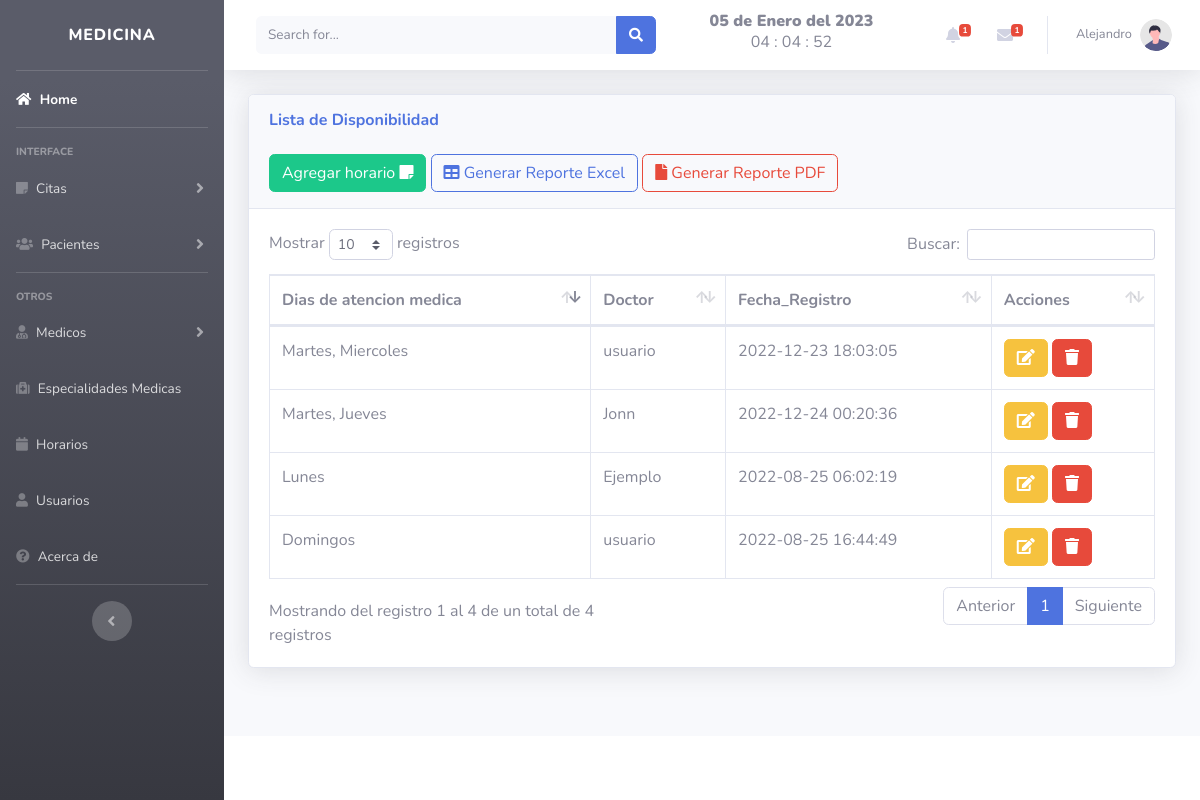
The app's page /views/horarios.php (signed in) with its own data.
### tables this page shows
CREATE TABLE `horario` (
  `id` int(11) NOT NULL,
  `dias` varchar(250) NOT NULL,
  `id_doctor` int(11) NOT NULL,
  `fecha` timestamp NOT NULL DEFAULT current_timestamp()
);

CREATE TABLE `doctor` (
  `id` int(11) NOT NULL,
  `cedula` int(50) NOT NULL,
  `name` varchar(50) NOT NULL,
  `apellidos` varchar(150) NOT NULL,
  `correo` varchar(50) NOT NULL DEFAULT 'current_timestamp()',
  `id_horario` int(11) NOT NULL,
  `id_especialidad` int(11) NOT NULL,
  `sexo` varchar(50) NOT NULL,
  `telefono` varchar(50) NOT NULL,
  `direccion` varchar(150) NOT NULL,
  `fecha` date NOT NULL,
  `fecha_registro` timestamp NOT NULL DEFAULT current_timestamp(),
  `id_rol` int(11) NOT NULL
);

### views/horarios.php (the view, shortened to what this page needs)
<?php
$typeUser = $_SESSION['rol'];
if($typeUser === '2' || $typeUser ==='1'){
    ?>
<!DOCTYPE html>
<html lang="en">
<head>
</head>
<?php include "../includes/header.php";?>
<body id="page-top">
                <div class="container-fluid">
                    <div class="card shadow mb-4">
                        <div class="card-header py-3">
                            <h6 class="m-0 font-weight-bold text-primary">Lista de Disponibilidad</h6>
                            <br>
                            <button type="button" class="btn btn-success" data-toggle="modal" data-target="#horario">
				            <span class="glyphicon glyphicon-plus"></span> Agregar horario  <i class="fa fa-sticky-note" aria-hidden="true"></i> </a></button>
                            <a href="../includes/r_horarios.php" class="btn btn-outline-primary">
                                <i class="fa fa-table" aria-hidden="true"></i> Generar Reporte Excel</a>
                            <a href="../includes/reporte_hora.php" class="btn btn-outline-danger">
                            <i class="fa fa-file" aria-hidden="true"></i>  Generar Reporte PDF</a>
                        </div>
                        <div class="card-body">
                            <div class="table-responsive">
                                <table class="table table-bordered" id="dataTable" width="100%" cellspacing="0">
                                    <thead>
                                        <tr>
                                            <th>Dias de atencion medica</th>
                                            <th>Doctor</th>
                                            <th>Fecha_Registro</th>
                                            <th>Acciones</th>
                                        </tr>
                                    </thead>
				<?php
include "../includes/db.php";
$result=mysqli_query($conexion,"SELECT h.id, h.dias, h.id_doctor, h.fecha, d.name  FROM horario h
INNER JOIN doctor d ON h.id_doctor = d.id ");
while ($fila = mysqli_fetch_assoc($result)):
?>
<tr>
<td><?php echo $fila['dias']; ?></td>
<td><?php echo $fila['name']; ?></td>
<td><?php echo $fila['fecha']; ?></td>
<td>
<a class="btn btn-warning" href="../includes/editar_horario.php?id=<?php echo $fila['id']?> ">
<i  class="fa fa-edit "></i> </a>
<a href="../includes/eliminar_horario.php?id=<?php echo $fila['id']?> " class="btn btn-danger btn-del" >
<i  class="fa fa-trash "></i></a></button>
</td>
</tr>
<?php endwhile;?>
                                </table>
                            </div>
                        </div>
                    </div>
                </div>
            <?php include "../includes/footer.php";?>
            <?php include "../includes/form_horario.php";?>
</body>
</html>
<?php }
else {
?>
<div id="notAllow" ></div>
<script src="https://code.jquery.com/jquery-3.6.3.min.js"></script>
<script  src="../js/not-allowed.js"></script>
<script src="https://unpkg.com/sweetalert/dist/sweetalert.min.js"></script><?php
}?>

### records on screen
horario: dias "Lunes", id_doctor.name "Ejemplo", fecha "2022-08-25 06:02:19"
horario: dias "Domingos", id_doctor.name "usuario", fecha "2022-08-25 16:44:49"
horario: dias "Martes, Miercoles", id_doctor.name "usuario", fecha "2022-12-23 18:03:05"
horario: dias "Martes, Jueves", id_doctor.name "Jonn", fecha "2022-12-24 00:20:36"

### other values on screen
fecha() "05 de Enero del 2023"
$_SESSION['nombre'] "Alejandro"
